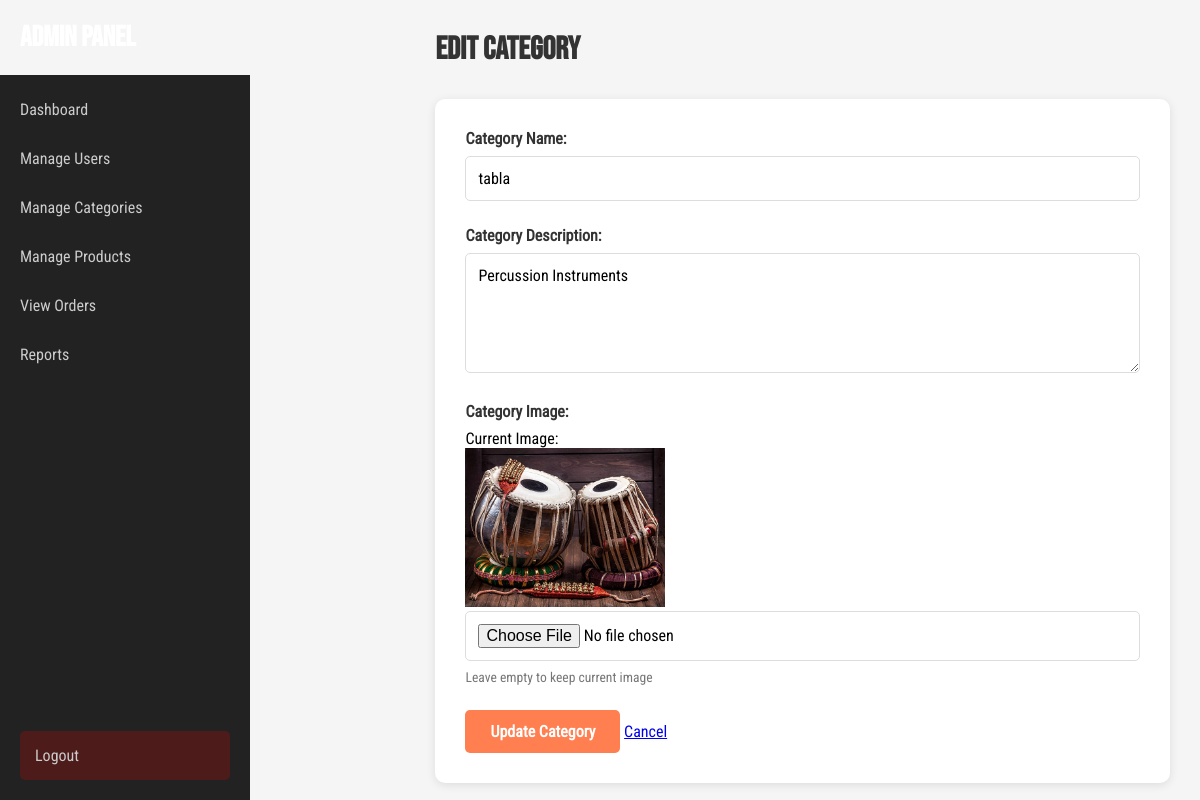
/edit_category.php?id=71 (signed in), run on the app's committed database.
### tables this page shows
CREATE TABLE IF NOT EXISTS `categories` (
  `category_id` bigint UNSIGNED NOT NULL AUTO_INCREMENT,
  `category_name` varchar(191) NOT NULL,
  `category_description` text,
  `created_on` timestamp NULL DEFAULT CURRENT_TIMESTAMP,
  `category_image_type` varchar(50) DEFAULT NULL,
  `category_image` varchar(255) DEFAULT NULL,
  PRIMARY KEY (`category_id`),
  UNIQUE KEY `category_id` (`category_id`)
);

### edit_category.php (the view, shortened to what this page needs)
<?php
$conn = new mysqli("localhost", "root", "", "musicstore_database");
$category_id = $_GET['id'];
$stmt = $conn->prepare("SELECT * FROM categories WHERE category_id = ?");
$stmt->bind_param("i", $category_id);
$stmt->execute();
$result = $stmt->get_result();
$category = $result->fetch_assoc();
?>
<!DOCTYPE html>
<html lang="en">
<head>
    <link rel="stylesheet" href="css/add_categories.css">
</head>
<body>
<div class="dashboard-container">
    <div class="sidebar">
        <h2>Admin Panel</h2>
        <ul>
            <li><a href="admin_dashboard.php">Dashboard</a></li>
            <li><a href="manage_users.php">Manage Users</a></li>
            <li><a href="manage_categories.php">Manage Categories</a></li>
            <li><a href="manage_products.php">Manage Products</a></li>
            <li><a href="orders.php">View Orders</a></li>
            <li><a href="reports.php">Reports</a></li>
        </ul>
        <div class="logout-btn">
            <a href="logout.php">Logout</a>
        </div>
    </div>
    <div class="main-content">
        <h1>Edit Category</h1>
        <div class="form-container">
            <form action="" method="post" enctype="multipart/form-data">
                <div class="form-group">
                    <label for="category_name">Category Name:</label>
                    <input type="text" id="category_name" name="category_name" value="<?php echo htmlspecialchars($category['category_name']); ?>" required>
                </div>
                <div class="form-group">
                    <label for="category_description">Category Description:</label>
                    <textarea id="category_description" name="category_description" required><?php echo htmlspecialchars($category['category_description']); ?></textarea>
                </div>
                <div class="form-group">
                    <label for="category_image">Category Image:</label>
                    <?php if(!empty($category['category_image']) && file_exists($category['category_image'])): ?>
                        <div class="current-image">
                            <p>Current Image:</p>
                            <img src="<?php echo $category['category_image']; ?>" alt="Current Image" style="max-width: 200px; max-height: 200px;">
                        </div>
                    <?php endif; ?>
                    <input type="file" id="category_image" name="category_image" accept="image/*">
                    <small>Leave empty to keep current image</small>
                </div>
                <button type="submit" class="submit-btn">Update Category</button>
                <a href="manage_categories.php" class="cancel-btn">Cancel</a>
            </form>
        </div>
    </div>
</div>
</body>
</html>

### css/add_categories.css (style rules this page uses)
* { margin: 0; padding: 0; font-family: "font"; box-sizing: border-box; }
html, body { width: 100%; height: 100%; background-color: #f5f5f5; }
.dashboard-container { display: flex; height: 100vh; width: 100%; }
.dashboard-container h2 { font-family: "Bold"; font-size: 1.8rem; color: #fff; margin-bottom: 20px; padding: 20px 20px 0 20px; }
.dashboard-container ul { background-color: #222; color: #fff; width: 250px; height: 100%; position: fixed; padding-top: 10px; list-style: none; }
.dashboard-container ul li { padding: 0; margin: 0; }
.dashboard-container ul li a { display: flex; align-items: center; padding: 15px 20px; color: #ccc; text-decoration: none; transition: all 0.3s ease; }
.logout-btn { position: absolute; bottom: 20px; width: 250px; padding: 0 20px; }
.logout-btn a { display: flex; align-items: center; padding: 15px; color: #ccc; text-decoration: none; transition: all 0.3s ease; background-color: rgba(255, 0, 0, 0.2); border-radius: 5px; }
.main-content { flex: 1; margin-left: 250px; padding: 30px; }
.main-content h1 { font-family: "Bold"; font-size: 2rem; color: #333; margin-bottom: 30px; }
.form-container { background-color: #fff; border-radius: 10px; padding: 30px; box-shadow: 0 2px 10px rgba(0, 0, 0, 0.1); }
.form-group { margin-bottom: 25px; }
.form-group label { display: block; margin-bottom: 8px; font-weight: 600; color: #333; }
.form-group input[type="text"], .form-group textarea, .form-group input[type="file"] { width: 100%; padding: 12px; border: 1px solid #ddd; border-radius: 5px; font-size: 1rem; transition: border 0.3s ease; }
.form-group textarea { min-height: 120px; resize: vertical; }
.form-group small { display: block; margin-top: 8px; color: #777; font-size: 0.85rem; }
.submit-btn { background-color: #ff7f50; color: #fff; border: none; padding: 12px 25px; border-radius: 5px; cursor: pointer; font-weight: 600; transition: all 0.3s ease; font-size: 1rem; }

### data on the page
categories: category_name "tabla", category_description "Percussion Instruments", category_image (picture)
